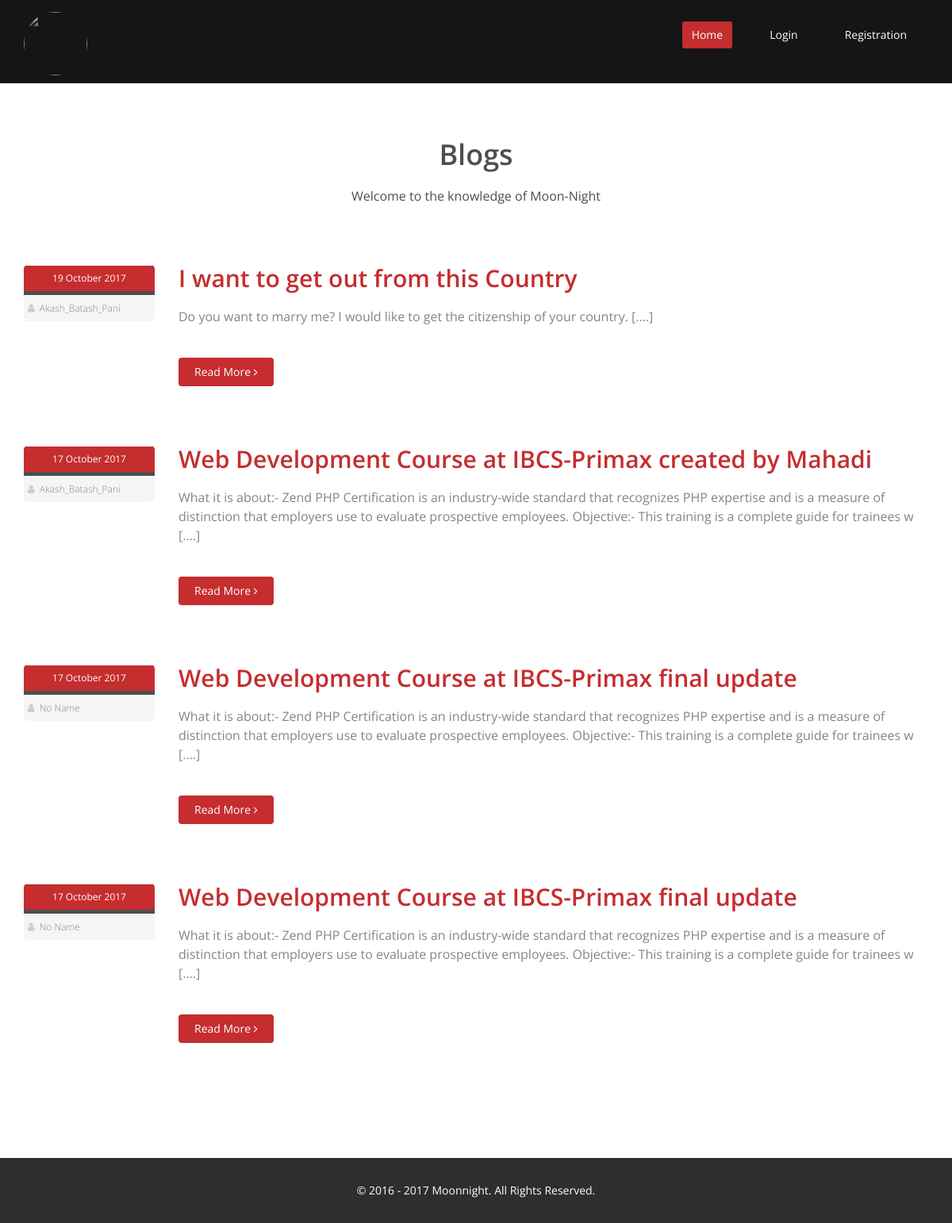
/moonnight.com/public/home, run on the app's committed database.
### tables this page shows
CREATE TABLE IF NOT EXISTS `mn_blog` (
  `id` int(11) NOT NULL AUTO_INCREMENT,
  `user_id` int(11) NOT NULL,
  `title` varchar(255) NOT NULL,
  `description` text,
  `tags` text,
  `category_id` int(11) NOT NULL,
  `banner_image` varchar(255) DEFAULT NULL,
  `mode_id` int(11) NOT NULL,
  `created_time` int(11) NOT NULL,
  `modified_time` int(11) DEFAULT NULL,
  PRIMARY KEY (`id`),
  KEY `fk_blog_user_id` (`user_id`),
  KEY `fk_category_id` (`category_id`),
  KEY `fk_mode_id` (`mode_id`)
);

CREATE TABLE IF NOT EXISTS `mn_users` (
  `id` int(11) NOT NULL AUTO_INCREMENT,
  `email` varchar(255) NOT NULL,
  `password` varchar(255) NOT NULL,
  `nick_name` varchar(255) DEFAULT NULL,
  `role_id` int(11) NOT NULL,
  `status` tinyint(1) NOT NULL DEFAULT '0',
  `created_time` int(11) NOT NULL,
  `modified_time` int(11) DEFAULT NULL,
  `last_logged_in` int(11) DEFAULT NULL,
  `auth_code` varchar(255) DEFAULT NULL,
  PRIMARY KEY (`id`),
  KEY `fk_roll` (`role_id`)
);

### moonnight.com/library/custom/functions.php (called while the page is built, shortened)
<?php
function getMysqlData($query, $dbConnection){
    $resource = mysqli_query($dbConnection, $query);
    if (is_bool($resource) == false){
        $processedData = array();
        while (true){
            $row = mysqli_fetch_array($resource);
            if ($row != false){
                $processedData[] = $row;
            } else {
                break;
            }
        }
        return $processedData;
    } else {
        return $resource;
    }
}
function getSessionData($index){
    return (isset($_SESSION[$index])) ? $_SESSION[$index] : false;
}

### moonnight.com/public/home/home.php (called while the page is built)
<?php
$mysqlConnection = getMysqlConnection();
$blogListingQuery =
    "SELECT b.*, u.nick_name
  FROM mn_blog AS b
  LEFT JOIN mn_users AS u
  ON b.user_id = u.id
  ORDER BY b.created_time DESC";
$myBlogData = getMysqlData($blogListingQuery, $mysqlConnection);

### moonnight.com/public/home/index.php (the view)
<?php
require_once "../../common/header.php";
require_once "../../common/menu.php";
require_once "home.php";
?>
    <section id="blog" class="container">
        <div class="center">
            <h2>Blogs</h2>
            <p class="lead">Welcome to the knowledge of Moon-Night</p>
        </div>
        <div class="blog">
            <div class="row">
                <div class="col-md-12">
                    <?php for ($i = 0; $i < count($myBlogData); $i++) { ?>
                        <div class="blog-item">
                            <div class="row">
                                <div class="col-xs-12 col-sm-2 text-center">
                                    <div class="entry-meta">
                                        <span id="publish_date"><?php echo date("d F Y", $myBlogData[$i]['created_time']); ?></span>
                                        <span><i class="fa fa-user"></i> <a href="<?php echo BASE_URL; ?>public/profile?id=<?php echo $myBlogData[$i]['user_id'] ?>"><?php echo ($myBlogData[$i]['nick_name'] != '') ? $myBlogData[$i]['nick_name'] : "No Name"; ?></a></span>
                                    </div>
                                </div>
                                <div class="col-xs-12 col-sm-10 blog-content">
                                    <h2><a href="<?php echo BASE_URL; ?>public/showBlog?id=<?php echo $myBlogData[$i]['id'] ?>"><?php echo $myBlogData[$i]['title'] ?></a></h2>
                                    <h3><?php echo substr(strip_tags($myBlogData[$i]['description']), 0, 250) . " [....]" ?></h3>
                                    <a class="btn btn-primary readmore" href="<?php echo BASE_URL; ?>public/showBlog?id=<?php echo $myBlogData[$i]['id'] ?>">Read More <i class="fa fa-angle-right"></i></a>
                                </div>
                            </div>
                        </div>
                    <?php } ?>
                </div>
            </div>
        </div>
    </section>
<?php
require_once "../../common/footer.php";
?>

### moonnight.com/common/header.php (shortened to what this page needs)
<?php
$filepath = realpath(dirname(__FILE__));
require_once ($filepath . "/../utilities/settings.php");
require_once ($filepath . "/../library/custom/functions.php");
?>
<!DOCTYPE html>
<html lang="en">
<head>
    <link href="<?php echo BASE_URL ?>static/theme/css/bootstrap.min.css" rel="stylesheet">
    <link href="https://maxcdn.bootstrapcdn.com/font-awesome/4.7.0/css/font-awesome.min.css" rel="stylesheet">
    <link href="<?php echo BASE_URL ?>static/theme/css/animate.min.css" rel="stylesheet">
    <link href="<?php echo BASE_URL ?>static/theme/css/prettyPhoto.css" rel="stylesheet">
    <link href="<?php echo BASE_URL ?>static/theme/css/main.css" rel="stylesheet">
    <link href="<?php echo BASE_URL ?>static/theme/select2/dist/css/select2.min.css" rel="stylesheet" />
    <link rel="stylesheet" href="<?php echo BASE_URL ?>static/theme/jquery-ui/jquery-ui.css">
    <link href="<?php echo BASE_URL ?>static/theme/css/responsive.css" rel="stylesheet">
</head>
<body class="">

### moonnight.com/common/menu.php (shortened to what this page needs)
<?php
$user_id = getSessionData("user_id");
$profile_picture = getSessionData("profile_picture");
$menu = 'home';
?>
<header id="header">
    <nav class="navbar navbar-inverse" role="banner">
        <div class="container">
            <div class="navbar-header">
                <h2 class="nick_name_title">
                    <a href="<?php echo BASE_URL; ?>public/profile?id=<?php echo $user_id ?>" style="padding-bottom: 10px;">
                        <img src="<?php echo $profile_picture ?>" class="img-circle" alt="">
                    </a>
                </h2>
            </div>
            <div class="collapse navbar-collapse navbar-right">
                <ul class="nav navbar-nav">
                    <li class="<?php if ($menu == 'home') echo "active" ?>"><a href="<?php echo BASE_URL; ?>public/home">Home</a></li>
                    <?php if ($user_id == false) { ?>
                        <li class="<?php if ($menu == 'login') echo "active" ?>"><a href="<?php echo BASE_URL; ?>public/login">Login</a></li>
                        <li class="<?php if ($menu == 'registration') echo "active" ?>"><a href="<?php echo BASE_URL; ?>public/registration">Registration</a></li>
                    <?php } ?>
                </ul>
            </div>
        </div>
    </nav>
</header>

### moonnight.com/common/footer.php (shortened to what this page needs)
<footer id="footer" class="midnight-blue">
    <div class="container">
        <div class="row">
            <div class="col-sm-12 text-center">
                &copy; 2016 - 2017 <a target="_blank" href="#" title="">Moonnight</a>. All Rights Reserved.
            </div>
        </div>
    </div>
</footer>
</body>
</html>

### moonnight.com/static/theme/css/main.css (style rules this page uses)
body { background: #fff; font-family: 'Open Sans', sans-serif; color:#4e4e4e; line-height: 22px; }
h1, h2, h3, h4, h5, h6 { font-weight: 600; font-family: 'Open Sans', sans-serif; color:#4e4e4e; }
h2 { font-size: 20px; }
h3 { font-size: 16px; color: #787878; font-weight: 400; line-height: 24px; }
a { color: #c52d2f; -webkit-transition: color 300ms, background-color 300ms; -moz-transition: color 300ms, background-color 300ms; -o-transition: color 300ms, background-color 300ms; transition: color 300ms, background-color 300ms; }
.btn-primary { padding: 8px 20px; background: #c52d2f; color: #fff; border-radius: 4px; border:none; margin-top: 10px; }
.center h2 { font-size: 36px; margin-top: 0; margin-bottom: 20px; }
body > section { padding: 70px 0; }
.center { text-align: center; padding-bottom: 55px; }
.lead { font-size: 16px; line-height: 24px; font-weight: 400; }
.navbar { border-radius: 0; margin-bottom: 0; background: #151515; padding: 15px 0; padding-bottom: 0; }
.navbar-nav { margin-top: 12px; }
.navbar-nav>li { margin-left: 35px; padding-bottom: 28px; }
.navbar-inverse .navbar-nav > li > a { padding: 5px 12px; margin: 0; border-radius: 3px; color: #fff; line-height: 24px; display: inline-block; }
.navbar-inverse { border: none; }
.navbar-inverse .navbar-nav > .active > a, .navbar-inverse .navbar-nav > .active > a:hover, .navbar-inverse .navbar-nav > .active > a:focus, .navbar-inverse .navbar-nav > .open > a, .navbar-inverse .navbar-nav > .open > a:hover, .navbar-inverse .navbar-nav > .open > a:focus { background-color: #c52d2f; color: #fff; }
.navbar-inverse .navbar-collapse, .navbar-inverse .navbar-form { border-top: 0; padding-bottom: 0; }
.blog-item { border-radius: 0; overflow: hidden; margin-bottom: 50px; }
.blog .blog-item .blog-content { padding-bottom: 25px; }
.blog .blog-item .blog-content h2 { margin-top: 0; font-size: 30px; }
.readmore { margin-top: 0; }
.blog .blog-item .blog-content h3 { color: #858586; margin-bottom: 40px; }
.blog .blog-item .entry-meta { border-radius: 5px; overflow: hidden; }
.blog .blog-item .entry-meta > span { background: #f5f5f5; border-top: 1px solid #fff; display: block; font-size: 12px; overflow: hidden; padding: 5px; text-align: left; }
#publish_date { background: #c52d2f; border-bottom: 5px solid #4e4e4e; color: #fff; padding: 5px 0; text-align: center; }
.blog .blog-item .entry-meta > span { color: #ccc; }
.blog .blog-item .entry-meta > span a { font-size: 12px; margin-left: 3px; font-weight: 300; color: #888; }
#footer { padding-top: 30px; padding-bottom: 30px; color: #fff; background: #2e2e2e; }
#footer a { color: #fff; }

### moonnight.com/common/menu.php (style rules this page uses)
.nick_name_title { color: #c52d2f; margin-top: 0; }
.nick_name_title img { width: 80px; height: 80px; opacity: .7; }

### data on the page
mn_blog: created_time "19 October 2017", user.nick_name "Akash_Batash_Pani", title "I want to get out from this Country", description "Do you want to marry me? I would like to get the citizenship of your country."
mn_blog: created_time "17 October 2017", user.nick_name "Akash_Batash_Pani", title "Web Development Course at IBCS-Primax created by Mahadi", description "What it is about:- Zend PHP Certification is an industry-wide standard that recognizes PHP expertise and is a measure of distinction that employers use to evaluate prospective employees. Objective:- This training is a complete guide for trainees w"
mn_blog: created_time "17 October 2017", shows "No Name", title "Web Development Course at IBCS-Primax final update", description "What it is about:- Zend PHP Certification is an industry-wide standard that recognizes PHP expertise and is a measure of distinction that employers use to evaluate prospective employees. Objective:- This training is a complete guide for trainees w"
mn_blog: created_time "17 October 2017", shows "No Name", title "Web Development Course at IBCS-Primax final update", description "What it is about:- Zend PHP Certification is an industry-wide standard that recognizes PHP expertise and is a measure of distinction that employers use to evaluate prospective employees. Objective:- This training is a complete guide for trainees w"
